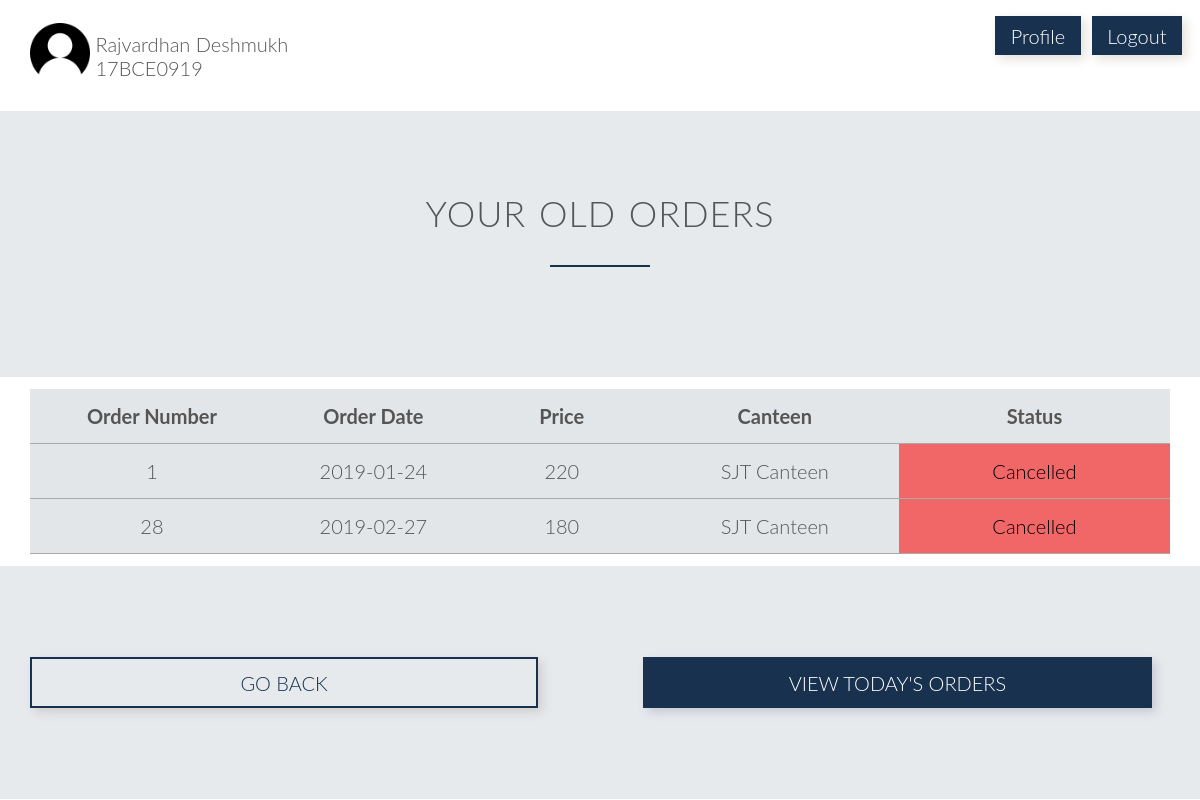
/stordview.php (signed in), run on the app's committed database.
### tables this page shows
CREATE TABLE `customer` (
  `custid` varchar(10) NOT NULL,
  `name` varchar(25) DEFAULT NULL,
  `wallet` int(11) DEFAULT NULL,
  `hblock` varchar(2) DEFAULT NULL,
  `hroom` int(11) DEFAULT NULL,
  `phone` decimal(30,0) DEFAULT NULL
);

CREATE TABLE `ord` (
  `oid` int(11) NOT NULL,
  `cid` int(11) DEFAULT NULL,
  `custid` varchar(10) DEFAULT NULL,
  `odate` date DEFAULT NULL,
  `cost` int(11) DEFAULT NULL,
  `status` varchar(15) DEFAULT NULL,
  `eid` int(11) DEFAULT NULL
);

CREATE TABLE `canteen` (
  `cid` int(11) NOT NULL,
  `name` varchar(25) DEFAULT NULL,
  `location` varchar(10) DEFAULT NULL
);

### stordview.php (the view, shortened to what this page needs)
<!DOCTYPE html>
<?php
    include('sessioncust.php');
    $uname = $_SESSION['login_user'];
    $sql = "SELECT * from customer where custid='$uname'";
    $result = mysqli_query($db,$sql);
    $row = mysqli_fetch_array($result,MYSQLI_ASSOC);
?>
<html>
    <head>
        <link rel="stylesheet" type="text/css" href="css/stordstatc.css">
        <link rel="stylesheet" type="text/css" href="css/grid.css">
    </head>
    <body>
        <section class="section-cant">
            <div class="row">
                <div class="col span-10-of-12">
                    <img src="images/person.png" style="border-radius: 20%; width: 5vw;">
                    <div style="display: inline-block; vertical-align: super"><?php echo $row['name']?><br><?php echo $row['custid']?></div>
                </div>
                <div class="col span-1-of-12"><a style="text-decoration: none; background-color: #18314f; padding: 10% 20%; color: white; vertical-align: text-bottom; margin-top: 20%; margin-bottom: 20%; box-shadow: 4px 4px 10px rgba(72, 39, 10, 0.15)" href="profile.php">Profile</a></div>
                <div class="col span-1-of-12"><a style="text-decoration: none; background-color: #18314f; padding: 10% 20%; color: white; vertical-align: text-bottom; margin-top: 20%; margin-bottom: 20%; box-shadow: 4px 4px 10px rgba(72, 39, 10, 0.15)" href="index.php">Logout</a></div>
            </div>
        </section>
        <section class="section-plans">
			<div class="row">
				<h2>Your Old Orders</h2>
			</div>
		</section>
        <section class="section-cant">
            <div class="row">
                <table>
                    <tr>
                        <td width=15 style="text-align: center;"><strong>Order Number</strong></td>
                        <td width=15 style="text-align: center;"><strong>Order Date</strong></td>
                        <td width=15 style="text-align: center;"><strong>Price</strong></td>
                        <td width=15 style="text-align: center;"><strong>Canteen</strong></td>
                        <td width=15 style="text-align: center;"><strong>Status</strong></td>
                    </tr>
                    <?php
                        $un = $row['custid'];
                        $al = "select * from ord where custid='$un'";
                        $res = mysqli_query($db,$al);
                        while($item = mysqli_fetch_array($res, MYSQLI_ASSOC)) {
                            if(strcmp($item['odate'],date("Y-m-d"))!=0){
                                $cid = $item['cid'];
                                $q = "select name from canteen where cid='$cid'";
                                $r = mysqli_query($db,$q);
                                $name = mysqli_fetch_array($r,MYSQLI_ASSOC);
                                if(strcmp($item['status'],'Cancelled')==0){
                                    echo "<tr><td style=\"text-align: center;\">".$item['oid']."<td style=\"text-align: center;\">".$item['odate']."<td style=\"text-align: center;\">".$item['cost']."<td style=\"text-align: center;\">".$name['name']."</td>";
                                    echo "<td style=\"margin:10px; background: rgba(245, 70, 70, 0.8);color:black; text-align: center;\"><a href='stord.php?oid=".$item['oid']."' style=\"text-decoration:none; color:black;\">Cancelled</a></td>";
                                    echo "</tr>";
                                }
                            }
                        }
                    ?>
                </table>
            </div>
        </section>
        <section class="section-plans">
            <div class="row">
                <a style="text-decoration: none; color:#18314f;" href="homepage.php">
                    <div class="col span-5-of-11" style="box-shadow: 4px 4px 10px rgba(72, 39, 10, 0.15); text-align: center; padding: 1%;border: 2px solid #18314f;">
                        GO BACK
                    </div>
                </a>
                <div class="col">&nbsp;&nbsp;&nbsp;&nbsp;&nbsp;&nbsp;&nbsp;&nbsp;&nbsp;&nbsp;&nbsp;&nbsp;&nbsp;&nbsp;&nbsp;&nbsp;</div>
                <a style="text-decoration: none; color: white;" href="stordstat.php">
                    <div class="col span-5-of-11" style="box-shadow: 4px 4px 10px rgba(12, 10, 72, 0.15); text-align: center; padding: 1%;border: 2px solid #18314f;background-color: #18314f;">
                        VIEW TODAY'S ORDERS
                    </div>
                </a>
            </div>
        </section>
   </body>
</html>

### css/stordstatc.css (style rules this page uses)
* { margin:0; padding: 0; -webkit-box-sizing: border-box; box-sizing: border-box; }
html, body { background-color: #fff; color: #555; font-family: 'Lato','Arial', sans-serif; font-weight: 300; font-size: 20px; text-rendering: optimizeLegibility; overflow-x: hidden; }
.row { max-width: 1140px; margin: 0 auto; }
section { padding: 80px 0px; }
h1, h2, h3 { font-weight: 300; text-transform: uppercase; }
h2 { font-size: 180%; word-spacing: 2px; text-align: center; margin-bottom: 30px; letter-spacing: 1px; }
h2:after { display: block; height: 2px; background-color: #18314f; content: " "; width: 100px; margin: 0 auto; margin-top: 30px; }
table { border:none; width: 100%; border-collapse: collapse; }
th, td { padding: 15px; text-align: left; vertical-align: middle; border: none; border-bottom: 1px solid #aaaaaa; }
tr { background-color: rgba(24, 49, 79, 0.12); }
.section-cant { padding: 1%; }
.section-plans { background-color: rgba(24, 49, 79, 0.1); }

### css/grid.css (style rules this page uses)
.row { zoom: 1; }
.row:before, .row:after { content:""; display:table; }
.row:after { clear:both; }
.col { display: block; float:left; margin: 1% 0 1% 1.6%; }
.col:first-child { margin-left: 0; }
.span-5-of-11 { width: 44.58%; }
.span-10-of-12 { width: 83.06%; }
.span-1-of-12 { width: 6.86%; }

### data on the page
customer: name "Rajvardhan Deshmukh", custid "17BCE0919"
ord: oid "1", odate "2019-01-24", cost "220", cid.name "SJT Canteen"
ord: oid "28", odate "2019-02-27", cost "180", cid.name "SJT Canteen"
